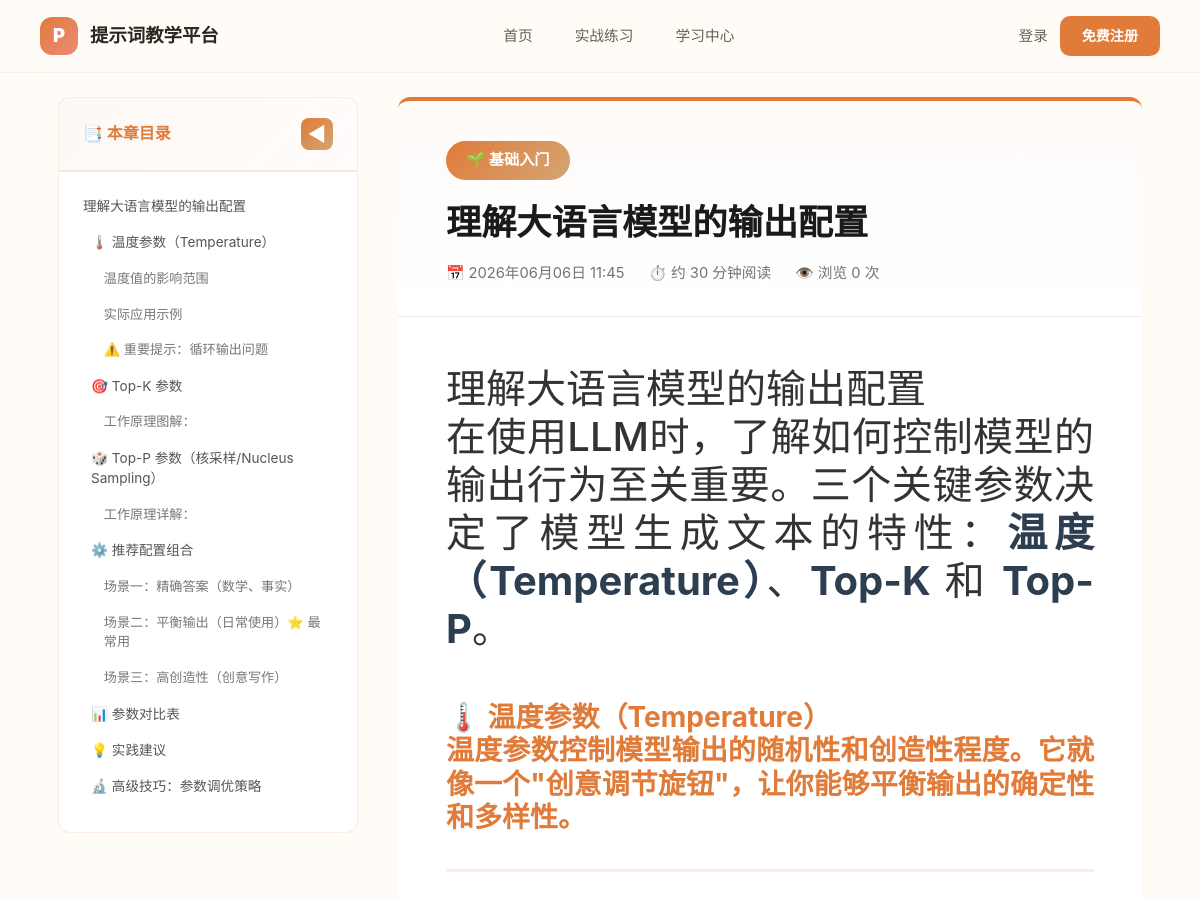
The app's page /learning/64/ (upper part), older data.
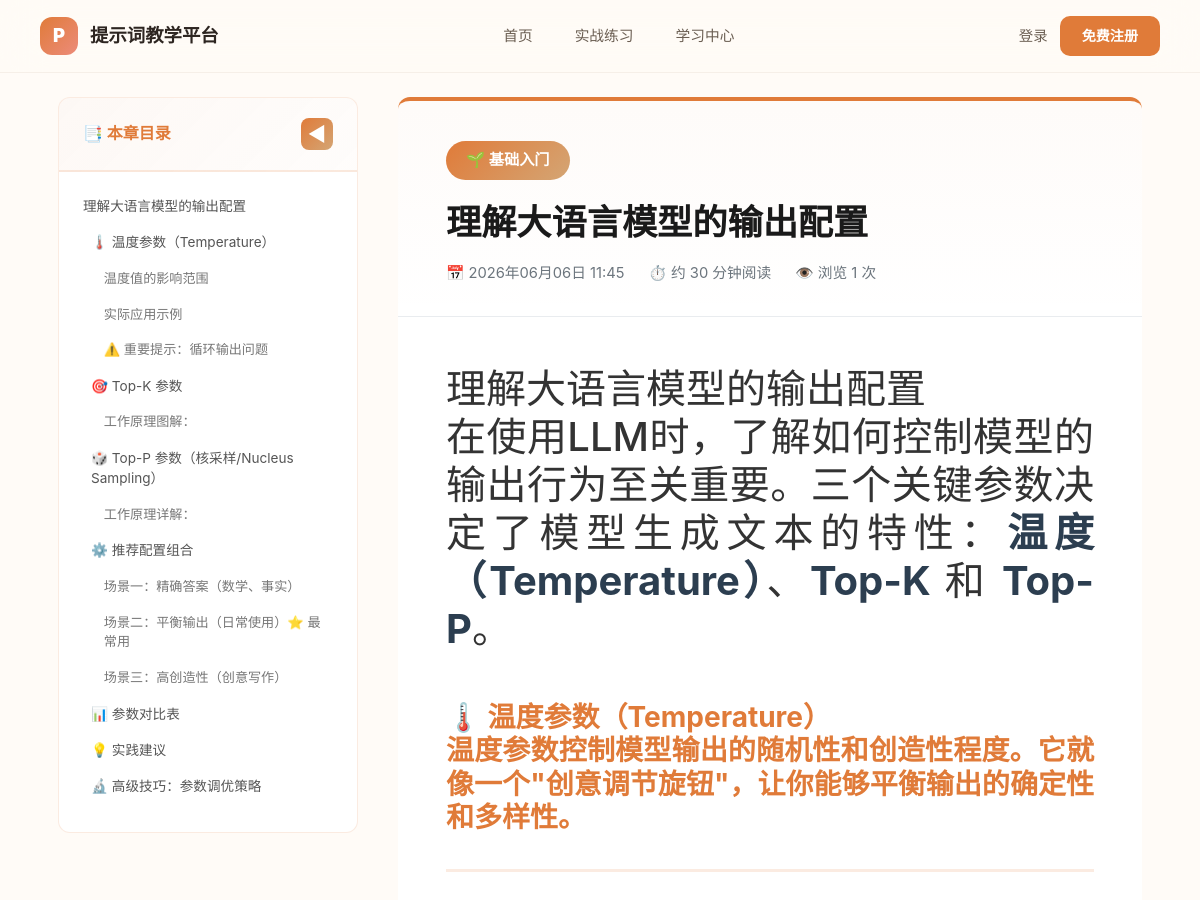
The same page, newer data.
### learning/models.py (models this page shows, shortened)
class LearningMaterial(models.Model):
    STATUS_CHOICES = [
        ('draft', '草稿'),
        ('published', '已发布'),
        ('archived', '已下架'),
    ]
    CATEGORY_CHOICES = [
        ('basic', '基础入门'),
        ('intermediate', '进阶技巧'),
        ('advanced', '高级应用'),
        ('best_practices', '最佳实践'),
    ]
    title = models.CharField(max_length=200, verbose_name='标题')
    summary = models.TextField(blank=True, default='', verbose_name='摘要')
    content = models.TextField(verbose_name='内容')
    category = models.CharField(
        max_length=20,
        choices=CATEGORY_CHOICES,
        default='basic',
        verbose_name='分类'
    )
    status = models.CharField(
        max_length=20,
        choices=STATUS_CHOICES,
        default='draft',
        verbose_name='状态',
        db_index=True
    )
    author = models.ForeignKey(
        settings.AUTH_USER_MODEL,
        on_delete=models.SET_NULL,
        null=True,
        blank=True,
        related_name='learning_materials',
        verbose_name='作者'
    )
    cover_image = models.URLField(
        blank=True,
        default='',
        verbose_name='封面图片'
    )
    tags = models.JSONField(
        default=list,
        blank=True,
        verbose_name='标签列表'
    )
    order_index = models.IntegerField(default=0, verbose_name='排序权重')
    view_count = models.PositiveIntegerField(default=0, verbose_name='阅读量')
    like_count = models.PositiveIntegerField(default=0, verbose_name='点赞数')
    created_at = models.DateTimeField(auto_now_add=True, verbose_name='创建时间')
    updated_at = models.DateTimeField(auto_now=True, verbose_name='更新时间')
    published_at = models.DateTimeField(null=True, blank=True, verbose_name='发布时间')
    class Meta:
        ordering = ['-order_index', '-created_at']
        verbose_name = '学习资料'
        verbose_name_plural = '学习资料'
        indexes = [
            models.Index(fields=['category', 'status']),
            models.Index(fields=['status', '-created_at']),
            models.Index(fields=['author', '-created_at']),
        ]
    @property
    def reading_time(self):
        minutes = len(self.content) // 100
        return max(1, minutes)

### learning/views.py (the view)
# urls.py: path('<int:material_id>/', views.learning_detail, name='detail'),
def learning_detail(request, material_id):
    material = get_object_or_404(LearningMaterial, id=material_id)
    all_materials = LearningMaterial.objects.order_by('order_index', 'id')
    material_list = list(all_materials)
    current_index = None
    for idx, mat in enumerate(material_list):
        if mat.id == material.id:
            current_index = idx
            break
    prev_material = None
    next_material = None
    if current_index is not None:
        if current_index > 0:
            prev_material = material_list[current_index - 1]
        if current_index < len(material_list) - 1:
            next_material = material_list[current_index + 1]
    return render(request, 'learning_detail.html', {
        'material': material,
        'prev_material': prev_material,
        'next_material': next_material
    })

### learning/templatetags/learning_extras.py (called while the page is built)
@register.filter
def category_label(category):
    labels = {
        'basic': '🌱 基础入门',
        'intermediate': '⚡ 进阶技巧',
        'advanced': '🚀 高级应用',
        'best_practices': '💎 最佳实践',
    }
    return labels.get(category, str(category))

def generate_anchor(title):
    clean_title = re.sub(r'\*\*|\*|~~|__|_|`', '', title)
    anchor = re.sub(r'[^a-zA-Z0-9\u4e00-\u9fff]', '-', clean_title.lower())
    anchor = re.sub(r'-+', '-', anchor).strip('-')
    return anchor

@register.filter
def extract_toc(text):
    headings = []
    pattern = r'^(#{1,3})\s+(.+)$'
    for line in text.split('\n'):
        match = re.match(pattern, line.strip())
        if match:
            level = len(match.group(1))
            title = match.group(2).strip()
            clean_title = re.sub(r'\*\*|\*|~~|__|_|`', '', title)
            anchor = generate_anchor(title)
            headings.append({
                'level': level,
                'title': clean_title,
                'anchor': anchor
            })
    return headings

### core/templates/learning_detail.html (shortened to what this page needs)
{% extends 'base.html' %}
{% load learning_extras %}
{% block content %}
<div class="learning-page-wrapper">
    <div class="learning-container">
        <aside class="sidebar-toc" id="sidebarToc">
            <div class="toc-header">
                <h6>📑 本章目录</h6>
                <button class="toc-toggle-btn" onclick="toggleTOC()" title="折叠/展开目录">
                    <span class="toggle-icon">◀</span>
                </button>
            </div>
            <div class="toc-content" id="tocContent">
                {% with toc=material.content|extract_toc %}
                    {% for item in toc %}
                        <a href="#{{ item.anchor }}"
                           class="toc-item level-{{ item.level }}"
                           onclick="scrollToSection('{{ item.anchor }}')">
                            {{ item.title }}
                        </a>
                    {% empty %}
                        <div style="padding: 1rem 1.5rem; color: #999; font-size: 0.9rem;">
                            📝 暂无章节标题
                        </div>
                    {% endfor %}
                {% endwith %}
            </div>
        </aside>
        <main class="main-content">
            <article class="article-card">
                <header class="article-header">
                    <span class="badge-category">
                        {{ material.category|category_label }}
                    </span>
                    <h1 class="article-title">{{ material.title }}</h1>
                    <div class="article-meta">
                        <span class="meta-item">📅 {{ material.created_at|date:"Y年m月d日 H:i" }}</span>
                        <span class="meta-item">⏱️ 约 {{ material.reading_time }} 分钟阅读</span>
                        <span class="meta-item">👁️ 浏览 {{ material.view_count|default:'0' }} 次</span>
                    </div>
                </header>
                <div class="article-body">
                    {{ material.content|markdown_to_html|safe }}
                </div>
            </article>
        </main>
    </div>
</div>
{% endblock %}

Row changes from the older to the newer data that the page shows:
changed LearningMaterial "理解大语言模型的输出配置": view_count "0" → "1"
